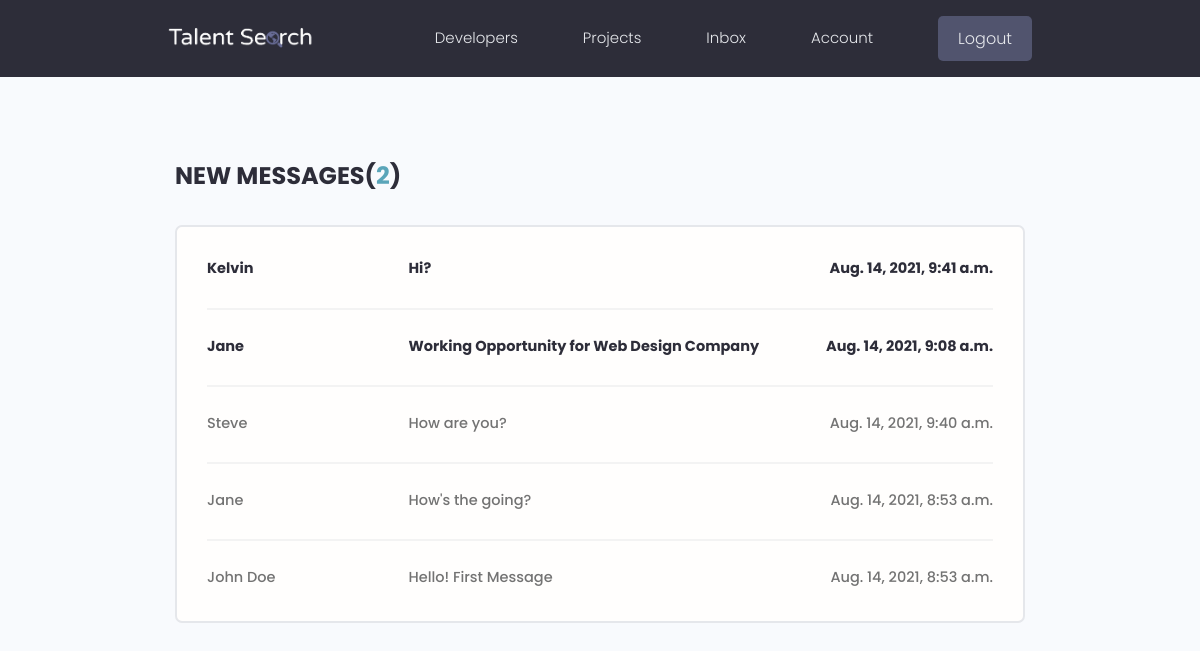
/inbox/ (signed in), run on the app's committed database.
### users/models.py (models this page shows, shortened)
class Message(models.Model):
    sender = models.ForeignKey(Profile, on_delete=models.SET_NULL, null=True, blank=True)
    recipient = models.ForeignKey(Profile, on_delete=models.SET_NULL, null=True, blank=True, related_name="messages")
    name = models.CharField(max_length=200, null=True, blank=True)
    email = models.EmailField(max_length=200, null=True, blank=True)
    subject = models.CharField(max_length=200, null=True, blank=True)
    body = models.TextField()
    is_read = models.BooleanField(default=False, null=True)
    created = models.DateTimeField(auto_now_add=True)
    id = models.UUIDField(default=uuid.uuid4, unique=True, primary_key=True, editable=False)
    class Meta:
        ordering = ['is_read', '-created']

### users/views.py (the view)
# urls.py: path('inbox/', views.inbox, name="inbox"),
@login_required(login_url='login')
def inbox(request):
    profile = request.user.profile
    messageRequests = profile.messages.all()
    unreadCount = messageRequests.filter(is_read=False).count()
    context = {'messageRequests': messageRequests, 'unreadCount': unreadCount}
    return render(request, 'users/inbox.html', context)

### users/templates/users/inbox.html
{% extends 'main.html' %}
{% block content %}
<main class="inbox my-xl">
  <div class="content-box">
    <h3 class="inbox__title">New Messages(<span>{{unreadCount}}</span>)</h3>
    <ul class="messages">
      {% for message in messageRequests %}
      {% if message.is_read == False %}
      <li class="message message--unread">
      {% else %}
      <li class="message">
      {% endif %}
        <a href="{% url 'message' message.id %}">
          <span class="message__author">{{message.name}}</span>
          <span class="message__subject">{{message.subject}}</span>
          <span class="message__date">{{message.created}}</span>
        </a>
      </li>
      {% endfor %}
    </ul>
  </div>
</main>
{% endblock content %}

### static/styles/app.css (style rules this page uses)
:root { --color-sub: #2d2d39; }
.content-box { width: 95%; max-width: 85rem; margin: 0 auto; }
.inbox { height: 90vh; }
.inbox__title, .inbox__title span { font-size: 2.4rem; font-weight: 700; color: var(--color-sub); text-transform: uppercase; text-align: left; margin-bottom: 3rem; }
.inbox__title span { color: var(--color-main); }
.messages { list-style: none; background: var(--color-white); padding: 0.5rem 3rem; border: 2px solid var(--color-light); border-radius: 0.7rem; }
.message { padding: 2.5rem 0; }
.message > a span { font-size: 1.45rem; font-weight: 500; }
.message.message--unread a span { font-weight: 700; color: var(--color-sub); }
.message:not(:last-child) { border-bottom: 2px solid var(--color-white-light); }
.message > a { display: flex; gap: 1rem; }
.message__author, .message__date { flex-basis: 25%; }
.message__subject { flex-basis: 50%; }
.message__date { text-align: right; }

### static/uikit/styles/modules/_variables.css (style rules this page uses)
:root { --color-main: #5aa5b9; --color-main-light: #e6faff; --color-sub: #3f4156; --color-sub-light: #51546e; --color-sub-lighter: #ededfd; --color-text: #737373; --color-gray: #8b8b8b; --color-light: #e5e7eb; --color-light-gray: #767676; --color-bg: #f8fafd; --color-white: #fffefd; --color-white-light: #f3f3f3; --color-success: #359e64; --color-success-bg: #def8e8; --color-error: #fc4b0b; --color-error-bg: #fff2ee; --font-base: 'Poppins', arial, helvetica, 'Segoe UI', roboto, ubuntu, sans-serif; --font-monospace: 'Fira Code', 'Courier New', courier, monospace; --font-regular: 300; --font-medium: 500; --font-bold: 700; --generic-shadow: 1px 1px 5px #00000010; --generic-transition: all 0.3s ease-in-out; }

### static/uikit/styles/modules/_base.css (style rules this page uses)
* { margin: 0; padding: 0; box-sizing: border-box; text-rendering: optimizeLegibility; color: inherit; font-size: inherit; }
html { font-size: 50%; }
@media only screen and (min-width: 480px) { html { font-size: 56.25%; } }
@media only screen and (min-width: 1200px) { html { font-size: 62.5%; } }
body { line-height: 1.6; font-weight: 400; font-size: 1.5rem; color: var(--color-text); background-color: var(--color-bg); min-height: 100vh; }

### static/uikit/styles/modules/_typography.css (style rules this page uses)
* { font-family: var(--font-base); }
h3 { font-size: 3.2rem; font-weight: var(--font-medium); }
p, span, strong { font-size: 1.6rem; color: var(--color-text); font-weight: var(--font-regular); }
a { padding-bottom: 2px; text-decoration: none; display: inline-block; color: var(--color-main); font-weight: var(--font-medium); }

### static/uikit/styles/modules/_utilities.css (style rules this page uses)
.my-xl { margin: 8rem auto; }

### data on the page
Message: name "Kelvin", subject "Hi?", created "Aug. 14, 2021, 9:41 a.m."
Message: name "Jane", subject "Working Opportunity for Web Design Company", created "Aug. 14, 2021, 9:08 a.m."
Message: name "Steve", subject "How are you?", created "Aug. 14, 2021, 9:40 a.m."
Message: name "Jane", subject "How's the going?", created "Aug. 14, 2021, 8:53 a.m."
Message: name "John Doe", subject "Hello! First Message", created "Aug. 14, 2021, 8:53 a.m."

### other printed values
{{ unreadCount }} "2"
